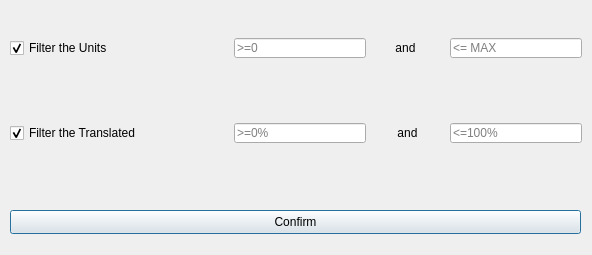
<?xml version="1.0" encoding="UTF-8"?>
<ui version="4.0">
 <class>ExportXlsxSettingDialog</class>
 <widget class="QDialog" name="ExportXlsxSettingDialog">
  <property name="geometry">
   <rect>
    <x>0</x>
    <y>0</y>
    <width>592</width>
    <height>255</height>
   </rect>
  </property>
  <property name="windowTitle">
   <string>Export Xlsx Setting</string>
  </property>
  <widget class="QCheckBox" name="unitsCheckBox">
   <property name="geometry">
    <rect>
     <x>10</x>
     <y>38</y>
     <width>221</width>
     <height>20</height>
    </rect>
   </property>
   <property name="text">
    <string>Filter the Units</string>
   </property>
   <property name="checked">
    <bool>true</bool>
   </property>
  </widget>
  <widget class="QLineEdit" name="unitsMinLlineEdit">
   <property name="geometry">
    <rect>
     <x>234</x>
     <y>38</y>
     <width>132</width>
     <height>20</height>
    </rect>
   </property>
   <property name="placeholderText">
    <string notr="true">&gt;=0</string>
   </property>
  </widget>
  <widget class="QLabel" name="label">
   <property name="geometry">
    <rect>
     <x>370</x>
     <y>40</y>
     <width>71</width>
     <height>16</height>
    </rect>
   </property>
   <property name="text">
    <string>and</string>
   </property>
   <property name="alignment">
    <set>Qt::AlignCenter</set>
   </property>
  </widget>
  <widget class="QLineEdit" name="unitsMaxLineEdit">
   <property name="geometry">
    <rect>
     <x>450</x>
     <y>38</y>
     <width>132</width>
     <height>20</height>
    </rect>
   </property>
   <property name="placeholderText">
    <string notr="true">&lt;= MAX</string>
   </property>
  </widget>
  <widget class="QLabel" name="label_2">
   <property name="geometry">
    <rect>
     <x>372</x>
     <y>125</y>
     <width>71</width>
     <height>16</height>
    </rect>
   </property>
   <property name="text">
    <string>and</string>
   </property>
   <property name="alignment">
    <set>Qt::AlignCenter</set>
   </property>
  </widget>
  <widget class="QCheckBox" name="translatedCheckBox">
   <property name="geometry">
    <rect>
     <x>10</x>
     <y>123</y>
     <width>221</width>
     <height>20</height>
    </rect>
   </property>
   <property name="text">
    <string>Filter the Translated</string>
   </property>
   <property name="checked">
    <bool>true</bool>
   </property>
  </widget>
  <widget class="QLineEdit" name="translatedMaxLineEdit">
   <property name="geometry">
    <rect>
     <x>450</x>
     <y>123</y>
     <width>132</width>
     <height>20</height>
    </rect>
   </property>
   <property name="placeholderText">
    <string notr="true">&lt;=100%</string>
   </property>
  </widget>
  <widget class="QLineEdit" name="translatedMinLineEdit">
   <property name="geometry">
    <rect>
     <x>234</x>
     <y>123</y>
     <width>132</width>
     <height>20</height>
    </rect>
   </property>
   <property name="placeholderText">
    <string notr="true">&gt;=0%</string>
   </property>
  </widget>
  <widget class="QPushButton" name="confirmButton">
   <property name="geometry">
    <rect>
     <x>10</x>
     <y>210</y>
     <width>571</width>
     <height>24</height>
    </rect>
   </property>
   <property name="text">
    <string>Confirm</string>
   </property>
  </widget>
 </widget>
 <resources/>
 <connections/>
</ui>
